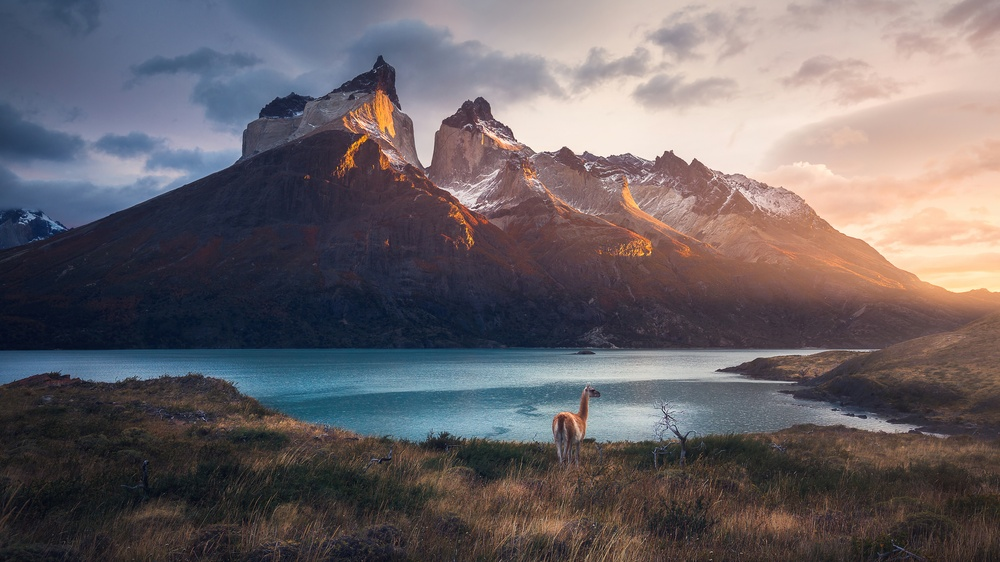
#> input picture inputs/landscape.jpg, 1000 x 562 px, shrunk from 3840 x 2160 before the run, found by its file name
$ python day2_histogram_landscape.py
#> lines starting #> are read from the running program, lines starting #| are printed output that depends on the picture
import cv2, matplotlib.pyplot as plt, os

img = cv2.imread("inputs/landscape.jpg")
#> img is the input picture: shape (562, 1000, 3); mean B, G, R 102.8, 98.9, 105.7
if img is None:
    raise FileNotFoundError("inputs/landscape.jpg bulunamadı.")

gray = cv2.cvtColor(img, cv2.COLOR_BGR2GRAY)
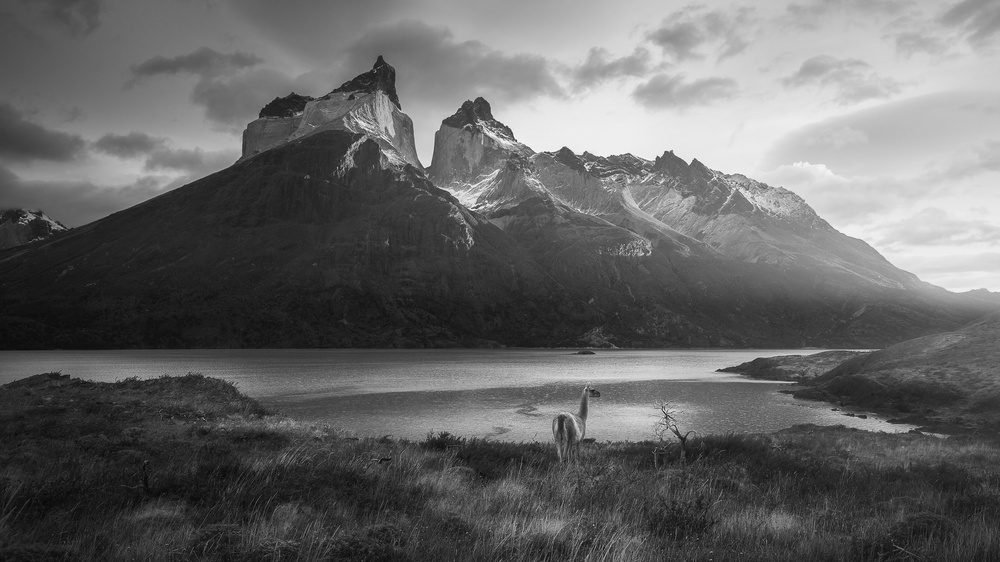
#> gray: shape (562, 1000); min 5, max 252, mean 101.4
plt.hist(gray.ravel(), bins=256, range=[0,256])
plt.savefig("outputs/day2/histogram_landscape.png")
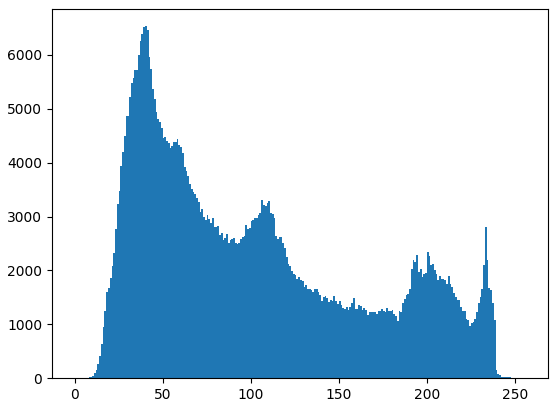
#> figure drawn by matplotlib, 1 panel; tallest bar 6534 high, from x = 40 to 41
